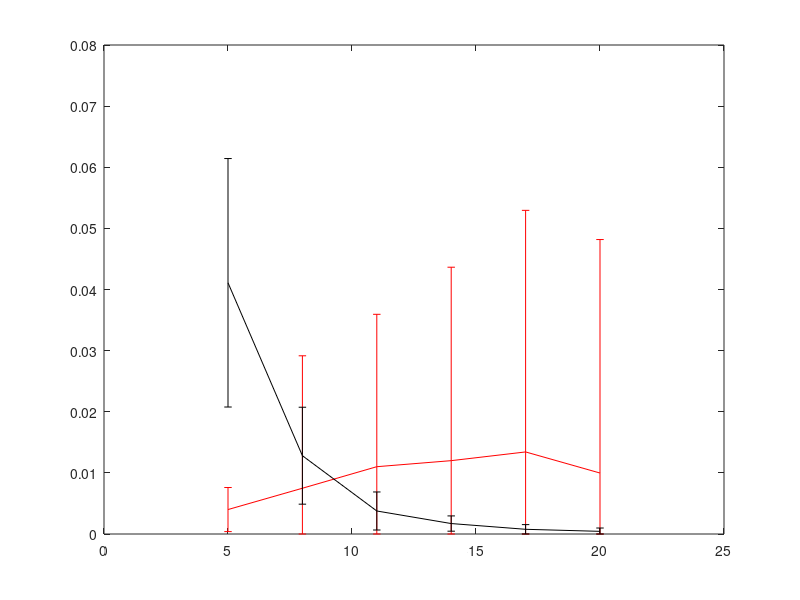
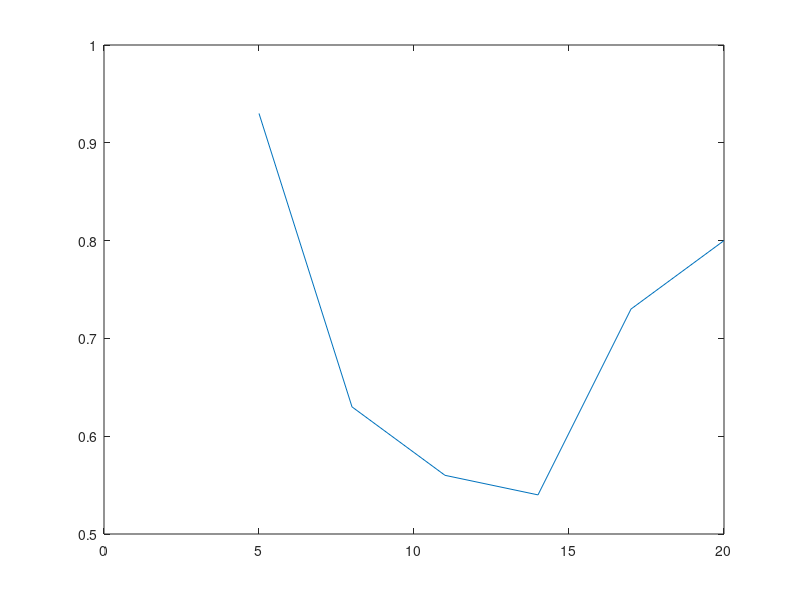
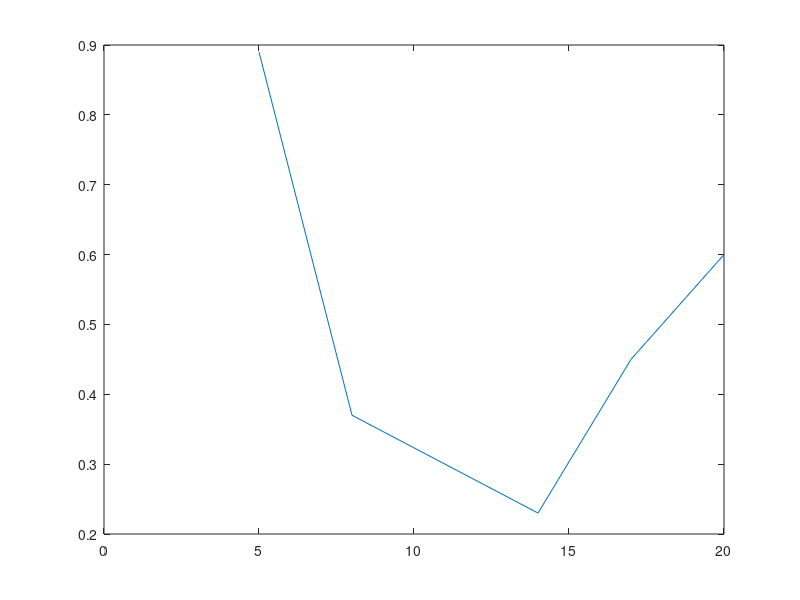
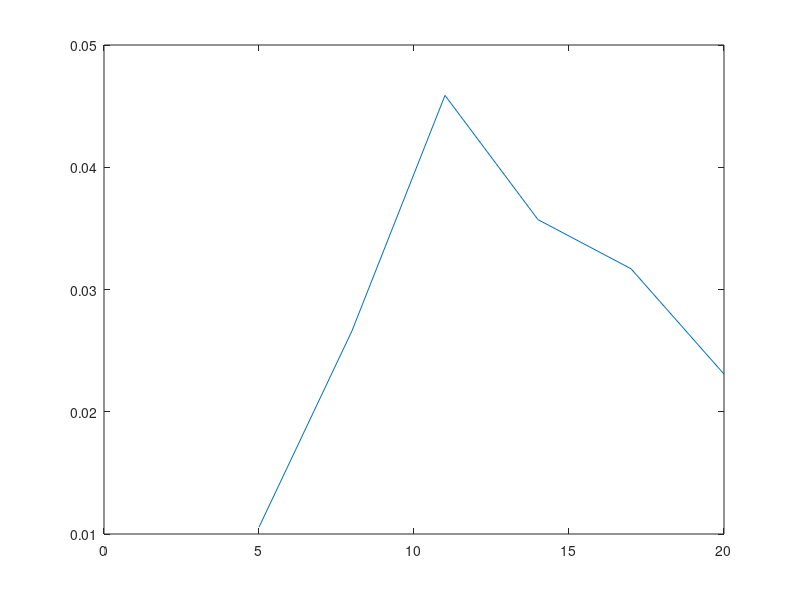

The MATLAB source for these figures, in order:
clear all;
N=5;
n=3;
load('resultadosMIMO_L.mat');


Lvec=5:3:20;
ber=zeros(length(Lvec),1);
mse=zeros(length(Lvec),1);
ader=zeros(length(Lvec),1);
dep=zeros(length(Lvec),1);
udep=zeros(length(Lvec),1);

l=0;
for L=Lvec
    l=l+1;
    idxA=find(Nfin(l,n,:)==N & Mfin(l,n,:)==1);
    ber(l)=sum(BER(l,n,idxA))/length(idxA);
    upp(l)=std(BER(l,n,idxA));
    low(l)=min(upp(l),ber(l));
    mse(l)=sum(MSE(l,n,idxA))/(length(idxA)*L);
    ader(l)=sum(pOnOff(l,n,idxA))/length(idxA);
    dep(l)=1-sum(Mfin(l,n,:) & Nfin(l,n,:)==N)/100;
    udep(l)=1-sum(Nfin(l,n,:)==N)/100;
end
load('resultadosFBs_L.mat');
berFB=zeros(length(Lvec),1);
aderFB=zeros(length(Lvec),1);

l=0;
for L=Lvec
    l=l+1;
    berFB(l)=sum(BER(l,n,:))/100;  
    uppFB(l)=std(BER(l,n,:));
    lowFB(l)=min(uppFB(l),berFB(l));
    aderFB(l)=sum(pOnOff(l,n,:))/100;
end

if N==2
    load('resultadosBCJR_L.mat');
    berBCJR=zeros(length(Lvec),1);
    aderBCJR=zeros(length(Lvec),1);

    l=0;
    for L=Lvec
        l=l+1;
        berBCJR(l)=sum(BER(l,n,:))/100;  
        uppBCJR(l)=std(BER(l,n,:));
        lowBCJR(l)=min(uppBCJR(l),berBCJR(l));
        aderBCJR(l)=sum(pOnOff(l,n,:))/100;
    end
    figure, errorbar(Lvec,berBCJR,lowBCJR, uppBCJR);
    hold on, errorbar(Lvec,ber,low,upp,'r');
    errorbar(Lvec,berFB,lowFB,uppFB,'k');

    %figure,plot(Lvec, ber, Lvec, berFB, Lvec, berBCJR);
    %figure,plot(Lvec, ader, Lvec, aderFB, Lvec, aderBCJR);
else
    %figure,plot(Lvec, ber, Lvec, berFB);
    %figure,plot(Lvec, ader, Lvec, aderFB);
    errorbar(Lvec,ber,low,upp,'r');
    hold on, errorbar(Lvec,berFB,lowFB,uppFB,'k');
    
    
end
figure,plot(Lvec, dep);
figure,plot(Lvec, udep);
figure,plot(Lvec, mse);